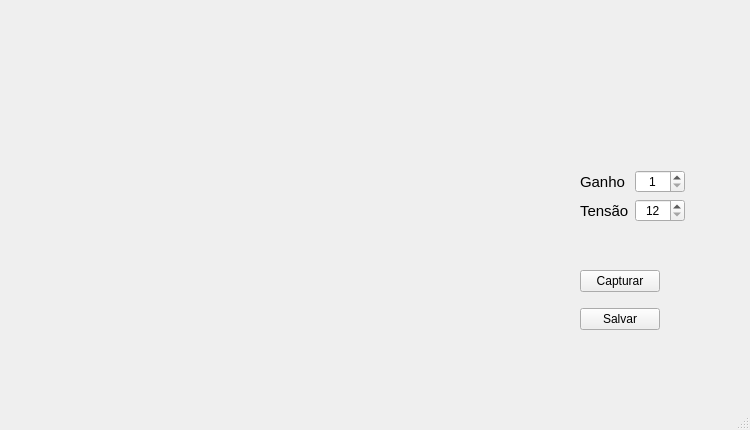
<?xml version="1.0" encoding="UTF-8"?>
<ui version="4.0">
 <class>MainWindow</class>
 <widget class="QMainWindow" name="MainWindow">
  <property name="geometry">
   <rect>
    <x>0</x>
    <y>0</y>
    <width>750</width>
    <height>430</height>
   </rect>
  </property>
  <property name="minimumSize">
   <size>
    <width>750</width>
    <height>430</height>
   </size>
  </property>
  <property name="maximumSize">
   <size>
    <width>750</width>
    <height>430</height>
   </size>
  </property>
  <property name="windowTitle">
   <string>Scanner PEC</string>
  </property>
  <widget class="QWidget" name="centralwidget">
   <widget class="QWidget" name="verticalLayoutWidget">
    <property name="geometry">
     <rect>
      <x>580</x>
      <y>260</y>
      <width>160</width>
      <height>80</height>
     </rect>
    </property>
    <layout class="QVBoxLayout" name="verticalLayout">
     <item>
      <widget class="QPushButton" name="pushButton_capturar">
       <property name="maximumSize">
        <size>
         <width>80</width>
         <height>16777215</height>
        </size>
       </property>
       <property name="text">
        <string>Capturar</string>
       </property>
      </widget>
     </item>
     <item>
      <widget class="QPushButton" name="pushButton_salvar">
       <property name="maximumSize">
        <size>
         <width>80</width>
         <height>16777215</height>
        </size>
       </property>
       <property name="text">
        <string>Salvar</string>
       </property>
      </widget>
     </item>
    </layout>
   </widget>
   <widget class="MplWidget" name="MplWidget" native="true">
    <property name="geometry">
     <rect>
      <x>10</x>
      <y>10</y>
      <width>461</width>
      <height>361</height>
     </rect>
    </property>
   </widget>
   <widget class="QWidget" name="formLayoutWidget">
    <property name="geometry">
     <rect>
      <x>580</x>
      <y>170</y>
      <width>160</width>
      <height>80</height>
     </rect>
    </property>
    <layout class="QFormLayout" name="formLayout">
     <item row="0" column="0">
      <widget class="QLabel" name="label_ganho">
       <property name="font">
        <font>
         <family>Arial</family>
         <pointsize>11</pointsize>
         <weight>50</weight>
         <bold>false</bold>
        </font>
       </property>
       <property name="text">
        <string>Ganho</string>
       </property>
      </widget>
     </item>
     <item row="0" column="1">
      <widget class="QSpinBox" name="spinBox_ganho">
       <property name="maximumSize">
        <size>
         <width>50</width>
         <height>16777215</height>
        </size>
       </property>
       <property name="alignment">
        <set>Qt::AlignCenter</set>
       </property>
       <property name="minimum">
        <number>1</number>
       </property>
       <property name="maximum">
        <number>5</number>
       </property>
      </widget>
     </item>
     <item row="1" column="0">
      <widget class="QLabel" name="label_tensao">
       <property name="font">
        <font>
         <family>Arial</family>
         <pointsize>11</pointsize>
         <weight>50</weight>
         <bold>false</bold>
        </font>
       </property>
       <property name="text">
        <string>Tensão</string>
       </property>
      </widget>
     </item>
     <item row="1" column="1">
      <widget class="QSpinBox" name="spinBox_tensao">
       <property name="maximumSize">
        <size>
         <width>50</width>
         <height>16777215</height>
        </size>
       </property>
       <property name="alignment">
        <set>Qt::AlignCenter</set>
       </property>
       <property name="minimum">
        <number>12</number>
       </property>
       <property name="maximum">
        <number>30</number>
       </property>
      </widget>
     </item>
    </layout>
   </widget>
  </widget>
  <widget class="QMenuBar" name="menubar">
   <property name="geometry">
    <rect>
     <x>0</x>
     <y>0</y>
     <width>750</width>
     <height>21</height>
    </rect>
   </property>
  </widget>
  <widget class="QStatusBar" name="statusbar"/>
 </widget>
 <customwidgets>
  <customwidget>
   <class>MplWidget</class>
   <extends>QWidget</extends>
   <header>mplwidget.h</header>
   <container>1</container>
  </customwidget>
 </customwidgets>
 <resources/>
 <connections/>
</ui>
